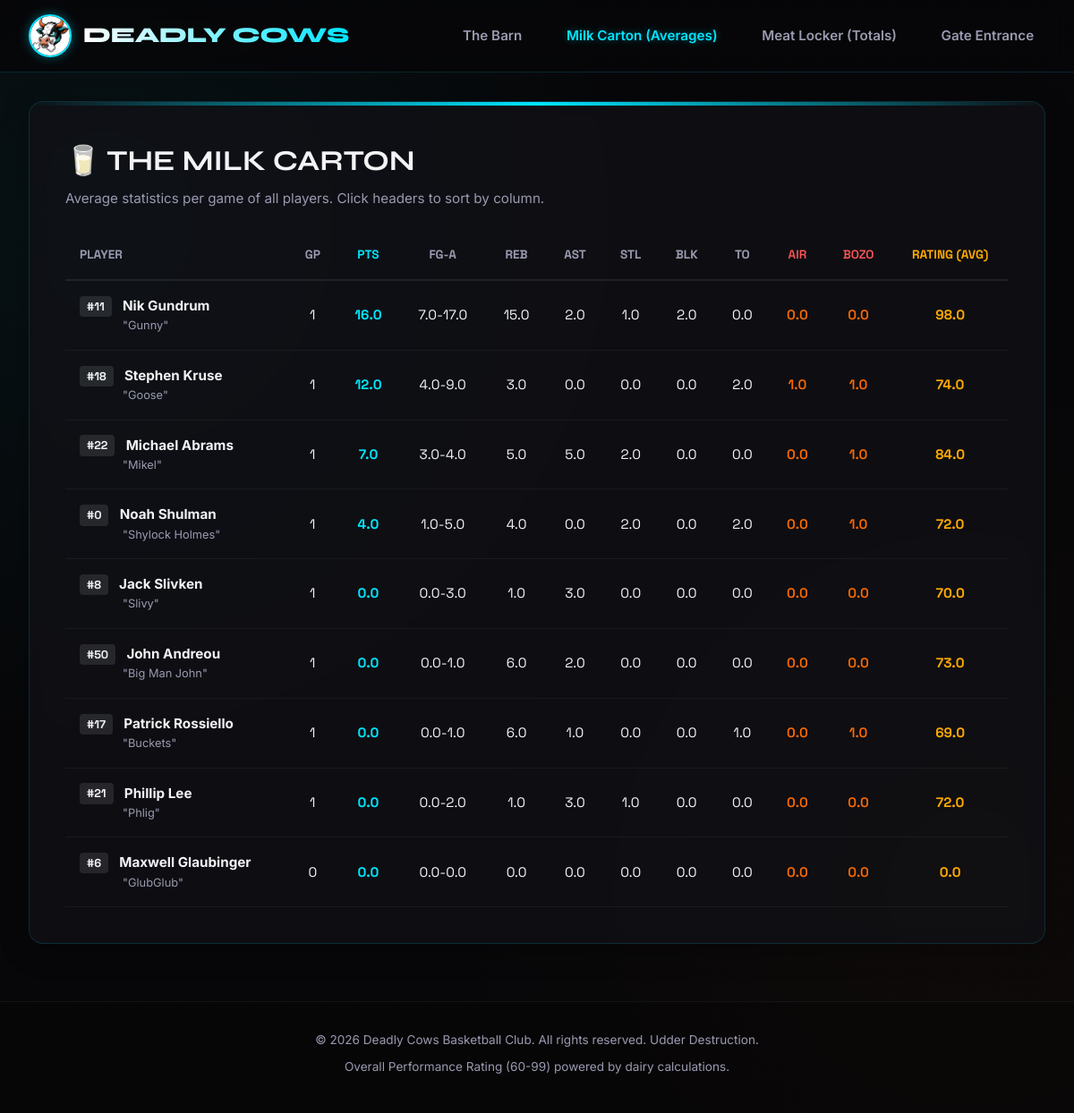
Screenshot of /averages with the database file from the repository.
### tables this page shows
CREATE TABLE players (
    id INTEGER PRIMARY KEY AUTOINCREMENT,
    name TEXT NOT NULL,
    jersey_number TEXT NOT NULL,
    nickname TEXT NOT NULL
);

### app.py (the view)
@app.route('/averages')
def averages():
    player_averages = database.get_player_averages()
    return render_template('averages.html', averages=player_averages)

### app.py (called while the page is built)
def is_admin():
    return session.get('logged_in') == True

@app.context_processor
def inject_globals():
    return dict(is_admin=is_admin)

### database.py (called while the page is built)
def get_db_connection():
    conn = sqlite3.connect(DB_PATH)
    conn.execute("PRAGMA foreign_keys = ON;")
    conn.row_factory = sqlite3.Row
    return conn

### templates/averages.html (shortened to what this page needs)
{% extends 'layout.html' %}
{% block content %}
<div class="glass-panel">
    <div style="display: flex; justify-content: space-between; align-items: center; margin-bottom: 1.5rem; flex-wrap: wrap; gap: 1rem;">
        <div>
            <h2 class="glass-panel-title" style="margin-bottom: 0.3rem;">🥛 The Milk Carton</h2>
            <p style="color: var(--text-secondary); font-size: 0.95rem;">Average statistics per game of all players. Click headers to sort by column.</p>
        </div>
    </div>
    {% if averages %}
        <div class="table-wrapper">
            <table class="stats-table">
                <thead>
                    <tr>
                        <th class="sortable">Player</th>
                        <th class="sortable" style="text-align: center;">GP</th>
                        <th class="sortable" style="text-align: center; color: var(--neon-green);">PTS</th>
                        <th class="sortable" style="text-align: center;">FG-A</th>
                        <th class="sortable" style="text-align: center;">REB</th>
                        <th class="sortable" style="text-align: center;">AST</th>
                        <th class="sortable" style="text-align: center;">STL</th>
                        <th class="sortable" style="text-align: center;">BLK</th>
                        <th class="sortable" style="text-align: center;">TO</th>
                        <th class="sortable text-bad" style="text-align: center; color: #ff5555;">AIR</th>
                        <th class="sortable text-bad" style="text-align: center; color: #ff5555;">BOZO</th>
                        <th class="sortable" style="text-align: center; color: var(--neon-gold);">Rating (Avg)</th>
                    </tr>
                </thead>
                <tbody>
                    {% for p in averages %}
                        <tr>
                            <td>
                                <span class="jersey-badge">#{{ p.jersey_number }}</span>
                                <strong>{{ p.name }}</strong>
                                <span style="font-size: 0.8rem; color: var(--text-secondary); display: block; margin-left: 3rem;">
                                    "{{ p.nickname }}"
                                </span>
                            </td>
                            <td style="text-align: center; font-family: var(--font-mono);">{{ p.games_played }}</td>
                            <td data-label="PTS" style="text-align: center; font-family: var(--font-mono); font-weight: 700; color: var(--neon-green);">{{ p.avg_points }}</td>
                            <td data-label="FG-A" style="text-align: center; font-family: var(--font-mono);">{{ p.avg_fg }}-{{ p.avg_fga }}</td>
                            <td data-label="REB" style="text-align: center; font-family: var(--font-mono);">{{ p.avg_rebounds }}</td>
                            <td data-label="AST" style="text-align: center; font-family: var(--font-mono);">{{ p.avg_assists }}</td>
                            <td data-label="STL" style="text-align: center; font-family: var(--font-mono);">{{ p.avg_steals }}</td>
                            <td data-label="BLK" style="text-align: center; font-family: var(--font-mono);">{{ p.avg_blocks }}</td>
                            <td data-label="TO" style="text-align: center; font-family: var(--font-mono);">{{ p.avg_turnovers }}</td>
                            <td data-label="AIR" style="text-align: center; font-family: var(--font-mono); color: var(--neon-red); font-weight: 600;">{{ p.avg_airballs }}</td>
                            <td data-label="BOZO" style="text-align: center; font-family: var(--font-mono); color: var(--neon-red); font-weight: 600;">{{ p.avg_bozo_moments }}</td>
                            <td data-label="Rating" style="text-align: center; font-family: var(--font-mono); font-weight: 700; color: var(--neon-gold);">{{ p.avg_rating }}</td>
                        </tr>
                    {% endfor %}
                </tbody>
            </table>
        </div>
    {% else %}
        <div style="text-align: center; padding: 3rem; color: var(--text-secondary);">
            <p>No player average stats available. First add some players and record matches in the admin section.</p>
        </div>
    {% endif %}
</div>
{% endblock %}

### static/css/style.css (style rules this page uses)
:root { --bg-color: #070709; --card-bg: rgba(18, 18, 24, 0.7); --border-color: rgba(0, 229, 255, 0.15); --neon-green: #00e5ff; --neon-green-glow: rgba(0, 229, 255, 0.4); --neon-red: #ff6a00; --neon-red-glow: rgba(255, 106, 0, 0.4); --neon-gold: #ffaa00; --neon-gold-glow: rgba(255, 170, 0, 0.4); --text-primary: #f3f3f6; --text-secondary: #9a9ab0; --font-header: 'Syne', sans-serif; --font-mono: 'Space Grotesk', sans-serif; --font-body: 'Inter', sans-serif; }
* { box-sizing: border-box; margin: 0; padding: 0; }
body { background-color: var(--bg-color); background-image: radial-gradient(circle at 10% 20%, rgba(0, 229, 255, 0.05) 0%, transparent 40%), radial-gradient(circle at 90% 80%, rgba(255, 106, 0, 0.03) 0%, transparent 40%), linear-gradient(rgba(255, 255, 255, 0.005) 1px, transparent 1px), linear-gradient(90deg, rgba(255, 255, 255, 0.005) 1px, transparent 1px); background-size: 100% 100%, 100% 100%, 40px 40px, 40px 40px; color: var(--text-primary); font-family: var(--font-body); line-height: 1.6; overflow-x: hidden; min-height: 100vh; }
.glass-panel { background: var(--card-bg); backdrop-filter: blur(10px); border: 1px solid var(--border-color); border-radius: 16px; padding: 2.5rem; box-shadow: 0 8px 32px rgba(0, 0, 0, 0.3); margin-bottom: 2.5rem; position: relative; overflow: hidden; }
.glass-panel::before { content: ''; position: absolute; top: 0; left: 0; width: 100%; height: 4px; background: linear-gradient(90deg, transparent, var(--neon-green), transparent); }
.glass-panel-title { font-family: var(--font-header); font-size: 2rem; text-transform: uppercase; margin-bottom: 1.5rem; display: flex; align-items: center; gap: 0.8rem; }
.table-wrapper { overflow-x: auto; margin-top: 1rem; }
table.stats-table { width: 100%; border-collapse: collapse; text-align: left; }
table.stats-table th { padding: 1rem; font-family: var(--font-mono); font-size: 0.85rem; text-transform: uppercase; color: var(--text-secondary); border-bottom: 2px solid rgba(255, 255, 255, 0.08); }
table.stats-table td { padding: 1rem; border-bottom: 1px solid rgba(255, 255, 255, 0.05); font-size: 0.95rem; }
.text-bad { color: var(--neon-red); font-weight: 600; }
.jersey-badge { background: rgba(255, 255, 255, 0.1); color: var(--text-primary); font-family: var(--font-mono); font-size: 0.8rem; padding: 0.2rem 0.5rem; border-radius: 4px; margin-right: 0.5rem; font-weight: 700; }

### rows the page displays
players: jersey_number "11", name "Nik Gundrum", nickname "Gunny", games_played "1", avg_points "16.0", avg_fg "7.0", avg_fga "17.0", avg_rebounds "15.0", avg_assists "2.0", avg_steals "1.0", avg_blocks "2.0", avg_turnovers "0.0", avg_airballs "0.0", avg_bozo_moments "0.0", avg_rating "98.0"
players: jersey_number "18", name "Stephen Kruse", nickname "Goose", games_played "1", avg_points "12.0", avg_fg "4.0", avg_fga "9.0", avg_rebounds "3.0", avg_assists "0.0", avg_steals "0.0", avg_blocks "0.0", avg_turnovers "2.0", avg_airballs "1.0", avg_bozo_moments "1.0", avg_rating "74.0"
players: jersey_number "22", name "Michael Abrams", nickname "Mikel", games_played "1", avg_points "7.0", avg_fg "3.0", avg_fga "4.0", avg_rebounds "5.0", avg_assists "5.0", avg_steals "2.0", avg_blocks "0.0", avg_turnovers "0.0", avg_airballs "0.0", avg_bozo_moments "1.0", avg_rating "84.0"
players: jersey_number "0", name "Noah Shulman", nickname "Shylock Holmes", games_played "1", avg_points "4.0", avg_fg "1.0", avg_fga "5.0", avg_rebounds "4.0", avg_assists "0.0", avg_steals "2.0", avg_blocks "0.0", avg_turnovers "2.0", avg_airballs "0.0", avg_bozo_moments "1.0", avg_rating "72.0"
players: jersey_number "8", name "Jack Slivken", nickname "Slivy", games_played "1", avg_points "0.0", avg_fg "0.0", avg_fga "3.0", avg_rebounds "1.0", avg_assists "3.0", avg_steals "0.0", avg_blocks "0.0", avg_turnovers "0.0", avg_airballs "0.0", avg_bozo_moments "0.0", avg_rating "70.0"
players: jersey_number "50", name "John Andreou", nickname "Big Man John", games_played "1", avg_points "0.0", avg_fg "0.0", avg_fga "1.0", avg_rebounds "6.0", avg_assists "2.0", avg_steals "0.0", avg_blocks "0.0", avg_turnovers "0.0", avg_airballs "0.0", avg_bozo_moments "0.0", avg_rating "73.0"
players: jersey_number "17", name "Patrick Rossiello", nickname "Buckets", games_played "1", avg_points "0.0", avg_fg "0.0", avg_fga "1.0", avg_rebounds "6.0", avg_assists "1.0", avg_steals "0.0", avg_blocks "0.0", avg_turnovers "1.0", avg_airballs "0.0", avg_bozo_moments "1.0", avg_rating "69.0"
players: jersey_number "21", name "Phillip Lee", nickname "Phlig", games_played "1", avg_points "0.0", avg_fg "0.0", avg_fga "2.0", avg_rebounds "1.0", avg_assists "3.0", avg_steals "1.0", avg_blocks "0.0", avg_turnovers "0.0", avg_airballs "0.0", avg_bozo_moments "0.0", avg_rating "72.0"
players: jersey_number "6", name "Maxwell Glaubinger", nickname "GlubGlub", games_played "0", avg_points "0.0", avg_fg "0.0", avg_fga "0.0", avg_rebounds "0.0", avg_assists "0.0", avg_steals "0.0", avg_blocks "0.0", avg_turnovers "0.0", avg_airballs "0.0", avg_bozo_moments "0.0", avg_rating "0.0"
